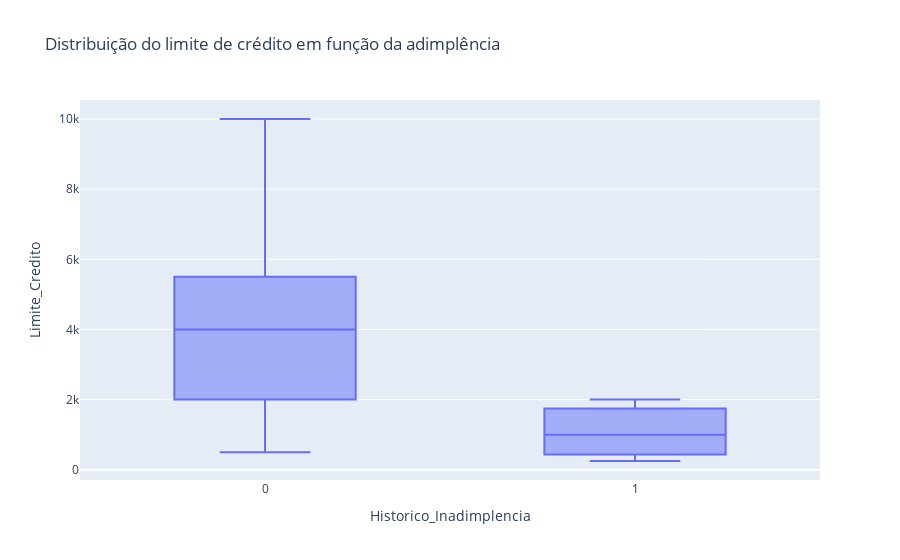

This figure's notebook cell:
### Markdown cell above
Agora, plotaremos um gráfico de caixas para mostrar a distribuição do limite de crédito em função do histórico de inadimplência.

### Code cell
fig = px.box(df,
             x='Historico_Inadimplencia',
             y='Limite_Credito',
             title= 'Distribuição do limite de crédito em função da adimplência')

fig.show()

### Figure 1 — Plotly figure (JSON) as saved in the notebook; plotly's stock layout.template omitted (floating-point values rounded to 4 significant figures)
{"data": [{"alignmentgroup": "True", "hovertemplate": "Historico_Inadimplencia=%{x}<br>Limite_Credito=%{y}<extra></extra>", "legendgroup": "", "marker": {"color": "#636efa"}, "name": "", "notched": false, "offsetgroup": "", "orientation": "v", "showlegend": false, "x": [0, 0, 0, 1, 0, 1, 0, 1], "x0": " ", "xaxis": "x", "y": [2500, 4000, 4000, 1000, 10000, 2000, 500, 250], "y0": " ", "yaxis": "y", "type": "box"}], "layout": {"xaxis": {"anchor": "y", "domain": [0.0, 1.0], "title": {"text": "Historico_Inadimplencia"}}, "yaxis": {"anchor": "x", "domain": [0.0, 1.0], "title": {"text": "Limite_Credito"}}, "legend": {"tracegroupgap": 0}, "title": {"text": "Distribuição do limite de crédito em função da adimplência"}, "boxmode": "group"}}
